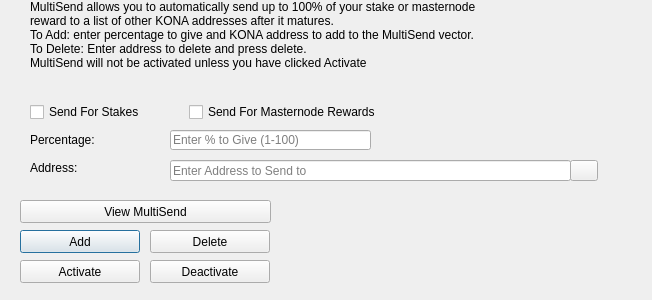
<?xml version="1.0" encoding="UTF-8"?>
<ui version="4.0">
 <class>MultiSendDialog</class>
 <widget class="QDialog" name="MultiSendDialog">
  <property name="windowModality">
   <enum>Qt::NonModal</enum>
  </property>
  <property name="geometry">
   <rect>
    <x>0</x>
    <y>0</y>
    <width>652</width>
    <height>300</height>
   </rect>
  </property>
  <property name="windowTitle">
   <string>MultiSend</string>
  </property>
  <widget class="QLineEdit" name="multiSendPercentEdit">
   <property name="geometry">
    <rect>
     <x>170</x>
     <y>130</y>
     <width>201</width>
     <height>20</height>
    </rect>
   </property>
   <property name="toolTip">
    <string>Enter whole numbers 1 - 100</string>
   </property>
   <property name="placeholderText">
    <string>Enter % to Give (1-100)</string>
   </property>
  </widget>
  <widget class="QLineEdit" name="multiSendAddressEdit">
   <property name="geometry">
    <rect>
     <x>170</x>
     <y>160</y>
     <width>401</width>
     <height>21</height>
    </rect>
   </property>
   <property name="toolTip">
    <string/>
   </property>
   <property name="placeholderText">
    <string>Enter Address to Send to</string>
   </property>
  </widget>
  <widget class="QLabel" name="label_2">
   <property name="geometry">
    <rect>
     <x>30</x>
     <y>0</y>
     <width>451</width>
     <height>121</height>
    </rect>
   </property>
   <property name="lineWidth">
    <number>1</number>
   </property>
   <property name="text">
    <string>MultiSend allows you to automatically send up to 100% of your stake or masternode reward to a list of other KONA addresses after it matures.
To Add: enter percentage to give and KONA address to add to the MultiSend vector.
To Delete: Enter address to delete and press delete.
MultiSend will not be activated unless you have clicked Activate</string>
   </property>
   <property name="alignment">
    <set>Qt::AlignLeading|Qt::AlignLeft|Qt::AlignTop</set>
   </property>
   <property name="wordWrap">
    <bool>true</bool>
   </property>
  </widget>
  <widget class="QLabel" name="message">
   <property name="geometry">
    <rect>
     <x>290</x>
     <y>200</y>
     <width>351</width>
     <height>91</height>
    </rect>
   </property>
   <property name="text">
    <string/>
   </property>
  </widget>
  <widget class="QPushButton" name="addButton">
   <property name="geometry">
    <rect>
     <x>20</x>
     <y>230</y>
     <width>120</width>
     <height>23</height>
    </rect>
   </property>
   <property name="toolTip">
    <string/>
   </property>
   <property name="statusTip">
    <string>Add to MultiSend Vector</string>
   </property>
   <property name="text">
    <string>Add</string>
   </property>
  </widget>
  <widget class="QPushButton" name="disableButton">
   <property name="geometry">
    <rect>
     <x>150</x>
     <y>260</y>
     <width>120</width>
     <height>23</height>
    </rect>
   </property>
   <property name="statusTip">
    <string>Deactivate MultiSend</string>
   </property>
   <property name="text">
    <string>Deactivate</string>
   </property>
  </widget>
  <widget class="QPushButton" name="addressBookButton">
   <property name="geometry">
    <rect>
     <x>570</x>
     <y>160</y>
     <width>28</width>
     <height>21</height>
    </rect>
   </property>
   <property name="toolTip">
    <string>Choose an address from the address book</string>
   </property>
   <property name="text">
    <string/>
   </property>
   <property name="icon">
    <iconset resource="../KONA.qrc">
     <normaloff>:/icons/address-book</normaloff>:/icons/address-book</iconset>
   </property>
   <property name="shortcut">
    <string>Alt+A</string>
   </property>
   <property name="autoDefault">
    <bool>false</bool>
   </property>
  </widget>
  <widget class="QLabel" name="label">
   <property name="geometry">
    <rect>
     <x>30</x>
     <y>130</y>
     <width>121</width>
     <height>20</height>
    </rect>
   </property>
   <property name="toolTip">
    <string>Percentage of stake to send</string>
   </property>
   <property name="text">
    <string>Percentage:</string>
   </property>
  </widget>
  <widget class="QLabel" name="label_5">
   <property name="geometry">
    <rect>
     <x>30</x>
     <y>160</y>
     <width>111</width>
     <height>16</height>
    </rect>
   </property>
   <property name="toolTip">
    <string>Address to send portion of stake to</string>
   </property>
   <property name="text">
    <string>Address:</string>
   </property>
  </widget>
  <widget class="QPushButton" name="deleteButton">
   <property name="geometry">
    <rect>
     <x>150</x>
     <y>230</y>
     <width>120</width>
     <height>23</height>
    </rect>
   </property>
   <property name="toolTip">
    <string/>
   </property>
   <property name="statusTip">
    <string>Delete Address From MultiSend Vector</string>
   </property>
   <property name="text">
    <string>Delete</string>
   </property>
  </widget>
  <widget class="QPushButton" name="activateButton">
   <property name="geometry">
    <rect>
     <x>20</x>
     <y>260</y>
     <width>120</width>
     <height>23</height>
    </rect>
   </property>
   <property name="statusTip">
    <string>Activate MultiSend</string>
   </property>
   <property name="text">
    <string>Activate</string>
   </property>
  </widget>
  <widget class="QPushButton" name="viewButton">
   <property name="geometry">
    <rect>
     <x>20</x>
     <y>200</y>
     <width>251</width>
     <height>23</height>
    </rect>
   </property>
   <property name="toolTip">
    <string/>
   </property>
   <property name="statusTip">
    <string>View MultiSend Vector</string>
   </property>
   <property name="text">
    <string>View MultiSend</string>
   </property>
  </widget>
  <widget class="QWidget" name="horizontalLayoutWidget">
   <property name="geometry">
    <rect>
     <x>30</x>
     <y>100</y>
     <width>351</width>
     <height>24</height>
    </rect>
   </property>
   <layout class="QHBoxLayout" name="horizontalLayout">
    <item>
     <widget class="QCheckBox" name="multiSendStakeCheckBox">
      <property name="text">
       <string>Send For Stakes</string>
      </property>
     </widget>
    </item>
    <item>
     <widget class="QCheckBox" name="multiSendMasternodeCheckBox">
      <property name="text">
       <string>Send For Masternode Rewards</string>
      </property>
     </widget>
    </item>
   </layout>
  </widget>
 </widget>
 <resources>
  <include location="../KONA.qrc"/>
 </resources>
 <connections/>
</ui>
